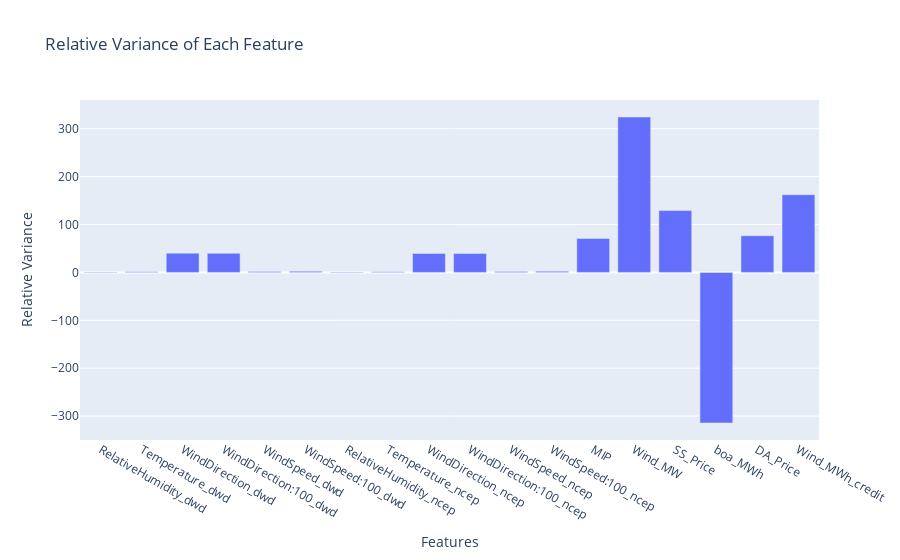

The notebook cell saved with this chart:
### Code cell
import plotly.express as px

# Calculate the relative variance
variance = df_wind.drop(columns=['dtm','reference_time','valid_time']).var()

# Calculate the relative variance
relative_variance = df_wind.drop(columns=['dtm','reference_time','valid_time']).var() / df_wind.drop(columns=['dtm','reference_time','valid_time']).mean()

# Convert the relative variance to a DataFrame for plotting
relative_variance_df = relative_variance.reset_index()
relative_variance_df.columns = ['Feature', 'Relative Variance']

# Plot the relative variance using Plotly
fig = px.bar(relative_variance_df, x='Feature', y='Relative Variance', title='Relative Variance of Each Feature', labels={'Feature': 'Features', 'Relative Variance': 'Relative Variance'})
fig.show()

### Figure 1 — Plotly figure (JSON) as saved in the notebook; plotly's stock layout.template omitted (floating-point values rounded to 4 significant figures)
{"data": [{"alignmentgroup": "True", "hovertemplate": "Features=%{x}<br>Relative Variance=%{y}<extra></extra>", "legendgroup": "", "marker": {"color": "#636efa", "pattern": {"shape": ""}}, "name": "", "offsetgroup": "", "orientation": "v", "showlegend": false, "textposition": "auto", "type": "bar", "x": ["RelativeHumidity_dwd", "Temperature_dwd", "WindDirection_dwd", "WindDirection:100_dwd", "WindSpeed_dwd", "WindSpeed:100_dwd", "RelativeHumidity_ncep", "Temperature_ncep", "WindDirection_ncep", "WindDirection:100_ncep", "WindSpeed_ncep", "WindSpeed:100_ncep", "MIP", "Wind_MW", "SS_Price", "boa_MWh", "DA_Price", "Wind_MWh_credit"], "xaxis": "x", "y": [0.8029, 1.457, 40.26, 39.9, 1.967, 2.415, 1.029, 1.451, 39.64, 39.4, 1.801, 2.333, 70.83, 324.5, 129.1, -314.4, 76.6, 162.2], "yaxis": "y"}], "layout": {"barmode": "relative", "legend": {"tracegroupgap": 0}, "title": {"text": "Relative Variance of Each Feature"}, "xaxis": {"anchor": "y", "domain": [0, 1], "title": {"text": "Features"}}, "yaxis": {"anchor": "x", "domain": [0, 1], "title": {"text": "Relative Variance"}}}}
